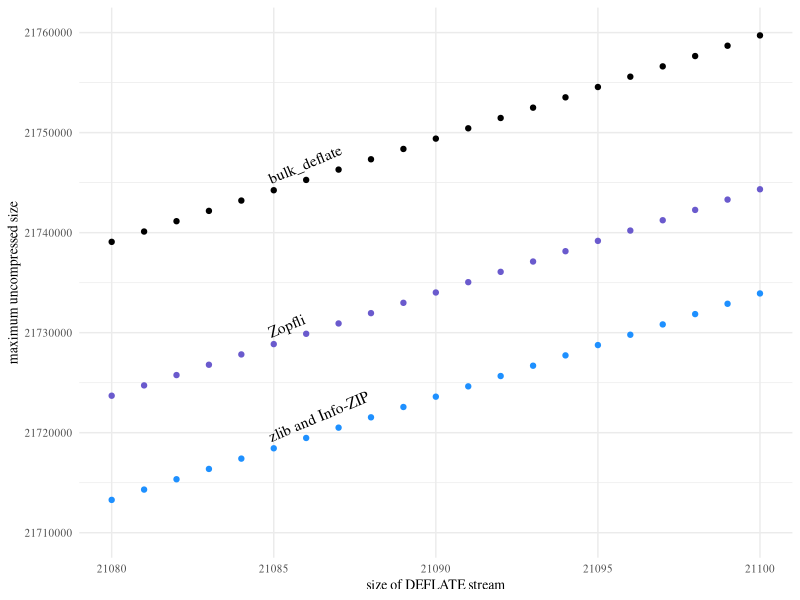
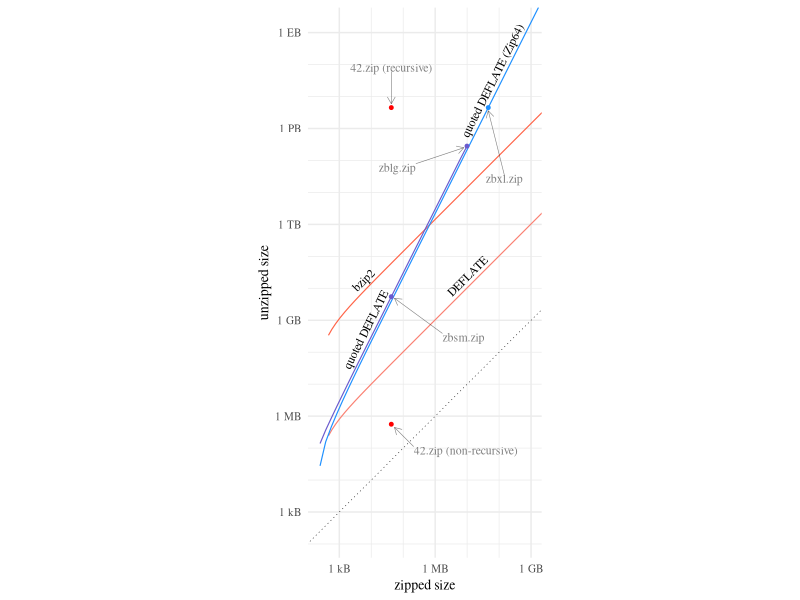

Recreate these plots in R, in order.
library(data.table)
library(ggplot2)
library(grid)

column.width <- (7.0 - 0.33) / 2


## max_uncompressed_size.pdf

data <- fread("compressed_size.csv")
data.max <- data[, .(max_uncompressed_size=max(uncompressed_size)), .(engine, compressed_size)]

# Don't show bzip2 on this graph.
data.max <- data.max[engine != "bzip2"]
# Info-ZIP and zlib are exactly coincident over their shared domain. Assert
# that it is so, because the labels down below make that assumption.
(function() {
	shared_domain <- intersect(data.max[engine == "infozip"]$compressed_size, data.max[engine == "infozip"]$compressed_size)
	infozip <- data.max[engine == "infozip" & compressed_size %in% shared_domain]$max_uncompressed_size
	zlib <- data.max[engine == "zlib" & compressed_size %in% shared_domain]$max_uncompressed_size
	if (!all(infozip == zlib)) {
		stop("infozip and zlib not equal")
	}
})()
data.max <- data.max[engine != "infozip"]

xmin <- 21080
xmax <- 21100
ymin <- 21710000
ymax <- 21760000

p <- ggplot(data.max, aes(compressed_size, max_uncompressed_size, color=engine))
p <- p + geom_point()
p <- p + scale_x_continuous(limits=c(xmin, xmax), minor_breaks=NULL)
p <- p + scale_y_continuous(limits=c(ymin, ymax))
p <- p + scale_color_manual(values=c(bulk_deflate="black", zopfli="slateblue", zlib="dodgerblue"))
p <- p + labs(x="size of DEFLATE stream", y="maximum uncompressed size")
p <- p + theme_minimal()
p <- p + theme(text=element_text(size=10, family="Times"), legend.position="none")

# We need to figure out the aspect ratio of just the panel, in order to compute
# the rotation angle for the labels.
# https://stackoverflow.com/questions/16422847/save-plot-with-a-given-aspect-ratio
output.width <- column.width
output.height <- 3
# Workaround to prevent ggplot_build from creating an empty Rplots.pdf file.
# https://github.com/tidyverse/ggplot2/issues/809
# https://github.com/tidyverse/ggplot2/issues/1042
cairo_pdf(filename="/dev/null")
g <- ggplot_gtable(ggplot_build(p))
panel.width <- output.width - convertWidth(sum(g$widths), "in", valueOnly=TRUE)
panel.height <- output.height - convertWidth(sum(g$heights), "in", valueOnly=TRUE)

# The slope of the lines in data space is 1032/1.
angle <- atan2(1032*panel.height/(ymax-ymin), 1*panel.width/(xmax-xmin)) * (180/pi)
p <- p + annotate("text", x=21085, y=data.max[engine == "bulk_deflate" & compressed_size==21085]$max_uncompressed_size, label="bulk_deflate", angle=angle, hjust=0, vjust=-0.6, family="Times")
p <- p + annotate("text", x=21085, y=data.max[engine == "zopfli" & compressed_size==21085]$max_uncompressed_size, label="Zopfli", angle=angle, hjust=0, vjust=-0.6, family="Times")
p <- p + annotate("text", x=21085, y=data.max[engine == "zlib" & compressed_size==21085]$max_uncompressed_size, label="zlib and Info-ZIP", angle=angle, hjust=0, vjust=-0.6, family="Times")

ggsave("max_uncompressed_size.pdf", p, width=output.width, height=output.height, device=cairo_pdf)


## zipped_size.pdf

data <- read.csv("zipped_size.csv")
data <- data.table(data)

byte_breaks <- 1000^(0:6)
byte_breaks_minor <- c(byte_breaks*10, byte_breaks*100)
byte_labels <- c("1 B", "1 kB", "1 MB", "1 GB", "1 TB", "1 PB", "1 EB")

xmin <- min(data$zipped_size, data$unzipped_size)
xmax <- 1000^3
ymin <- min(data$zipped_size, data$unzipped_size)
ymax <- 1000^6

data <- data[(class %in% c(
	"quoted_deflate",
	"quoted_deflate_zip64",
	"none_deflate_zip64",
	"none_bzip2_zip64",
	"42_nonrec",
	"42_rec"
))]

palette <- c(
	full_bzip2="pink",
	full_bzip2_zip64="pink",
	full_deflate="pink",
	full_deflate_zip64="pink",
	none_bzip2="pink",
	none_bzip2_zip64="tomato",
	none_deflate="pink",
	none_deflate_zip64="salmon",
	quoted_deflate="slateblue",
	quoted_deflate_zip64="dodgerblue",
	"42_nonrec"="red",
	"42_rec"="red"
)

p <- ggplot(data)
# p <- p + geom_hline(yintercept=281470681677825, size=0.5, linetype=2, color="gray")
p <- p + geom_abline(slope=1, intercept=0, size=0.2, linetype=3)
# p <- p + geom_point(data=data[class %in% c("42_nonrec", "42_rec")], aes(zipped_size, unzipped_size, color=class))
p <- p + geom_line(size=0.4, aes(zipped_size, unzipped_size, color=class))
p <- p + scale_color_manual(values=palette)
p <- p + scale_x_log10(breaks=byte_breaks, labels=byte_labels, minor_breaks=byte_breaks_minor)
p <- p + scale_y_log10(breaks=byte_breaks, labels=byte_labels, minor_breaks=byte_breaks_minor)
p <- p + coord_fixed(xlim=c(xmin, xmax), ylim=c(ymin, ymax))
p <- p + labs(x="zipped size", y="unzipped size")
p <- p + theme_minimal()
p <- p + theme(text=element_text(size=10, family="Times"), legend.position="none")

angle_label_at_sub <- function(at, x, y, angle, label, vjust) {
	i <- findInterval(at, x) + 1
	annotate("text", x=x[[i]], y=y[[i]], angle=angle, label=label, hjust=0, vjust=vjust, size=3, family="Times")
}

angle_label_at <- function(at, df, angle, label, vjust) {
	df <- df[order(df$zipped_size)]
	angle_label_at_sub(at, df$zipped_size, df$unzipped_size, angle, label, vjust)
}

p <- p + angle_label_at(10^6.5, data[class=="none_deflate_zip64"], label="DEFLATE", angle=45, -0.5)
p <- p + angle_label_at(4000, data[class=="none_bzip2_zip64"], label="bzip2", angle=45, -0.5)
p <- p + angle_label_at(2000, data[class=="quoted_deflate"], label="quoted DEFLATE", angle=atan2(2, 1)*180/pi, -0.5)
p <- p + angle_label_at(10000000, data[class=="quoted_deflate_zip64"], label="quoted DEFLATE (Zip64)", angle=atan2(2, 1)*180/pi, -0.5)

points <- data.frame(
	x=c(42374*10^1.5, 9893524*10^-1.5, 45876952*10^0.5, 42374*10^0.6, 42374),
	y=c(5461307620*10^-1.1, 281395456244934*10^-0.5, 4507981427706459/100, 558432*10^-0.6, 4507981343026016*10),
	xend=c(42374, 9893524, 45876952, 42374, 42374),
	yend=c(5461307620, 281395456244934, 4507981427706459, 558432, 4507981343026016),
	nudge_h=c(0.1, -0.1, 0.0, 0.1, 0.0),
	nudge_v=c(-0.05, -0.05, -0.1, -0.1, 0.12),
	label=c("zbsm.zip", "zblg.zip", "zbxl.zip", "42.zip (non-recursive)", "42.zip (recursive)"),
	class=c("quoted_deflate", "quoted_deflate", "quoted_deflate_zip64", "42_nonrec", "42_rec")
)
p <- p + geom_segment(data=points, aes(x=x, y=y, xend=xend, yend=yend), size=0.2, alpha=0.5, position=position_nudge(points$nudge_h, points$nudge_v), arrow=arrow(length=unit(0.2, "cm")))
p <- p + geom_point(data=points, aes(x=xend, y=yend, color=class), size=1)
p <- p + geom_text(data=points, aes(x=x, y=y, label=label), alpha=0.5, position=position_nudge(points$nudge_h, points$nudge_v), size=3, hjust=0.5*(1.0-sign(points$nudge_h)), vjust=0.5*(1.0-sign(points$nudge_v)), family="Times")

ggsave("zipped_size.pdf", p, width=column.width, height=6.5, device=cairo_pdf)
